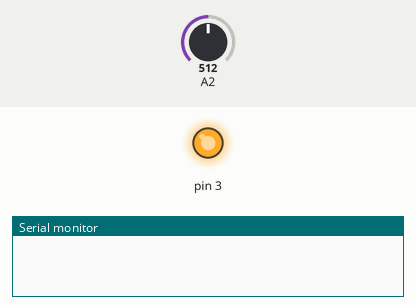
Bench run of a sketch on a simulated Arduino Uno, built with avr-gcc and run on an emulated ATmega328P. Parts: output pins drawn as LEDs (lit = HIGH), the last lines printed to the serial monitor. Inputs (shaded band) come from the test bench; at power-on: A2 = 512.

Above: at 1.0 s.
At 3.0 s:
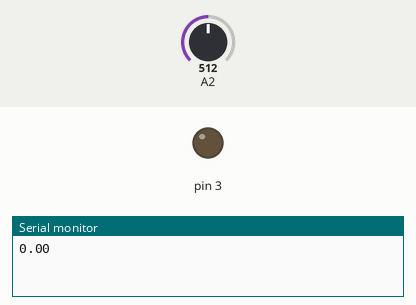
Timing chart, 0 to 5.2 s (numbered marks = the images above):
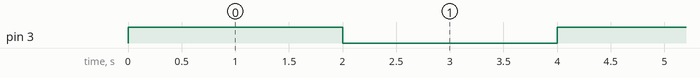

The sketch:

LED.ino
```cpp
void setup() {
  Serial.begin(9600);
  pinMode(3,OUTPUT);

}

void loop() {
  int sensorval=analogRead(2);
  float voltage=(sensorval/1024)*3;
 digitalWrite(3,HIGH);
 delay(1000);
 Serial.print(voltage);
 Serial.print("    ");
 delay(1000);
 digitalWrite(3,LOW);
 delay(1000);
 Serial.print(voltage);
 Serial.print("    ");
 delay(1000);
 }
```

Measured:
- by itself, pin 3: alternates HIGH for 2.0 s and LOW for 2.0 s
